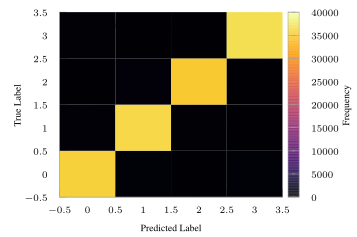

This chart was generated by the following gnuplot code:
set terminal tikz standalone color size 9cm,6cm font '\scriptsize' preamble '\usepackage{microtype} \usepackage{times} \usepackage[T1]{fontenc} \usepackage{siunitx}\sisetup{detect-all}'
set output "muxed-confusion.tex"

load "gnuplot-palettes/inferno.pal"

set style line 102 lc rgb '#a0a0a0' lt 1 lw 1
set border ls 102
set colorbox border 102
set key textcolor rgb "black"
set tics textcolor rgb "black"
set label textcolor rgb "black"

set border 3
set grid x y
set xtics nomirror
set ytics nomirror

#set key autotitle columnhead
set datafile separator ","

set xlabel "Predicted Label"
set ylabel "True Label"
set cblabel "Frequency"

# set yrange [0.0:1.0]
#set key outside top horizontal
set key font ",6"

plot '../results/lstm-multiplex-confusion-0.csv' matrix u 1:2:3 with image pixels, \
	#"../lstm-multiplex-confusion-0.csv" matrix u 1:2:($3 == 0 ? "" : sprintf("%g",$3)) with labels
